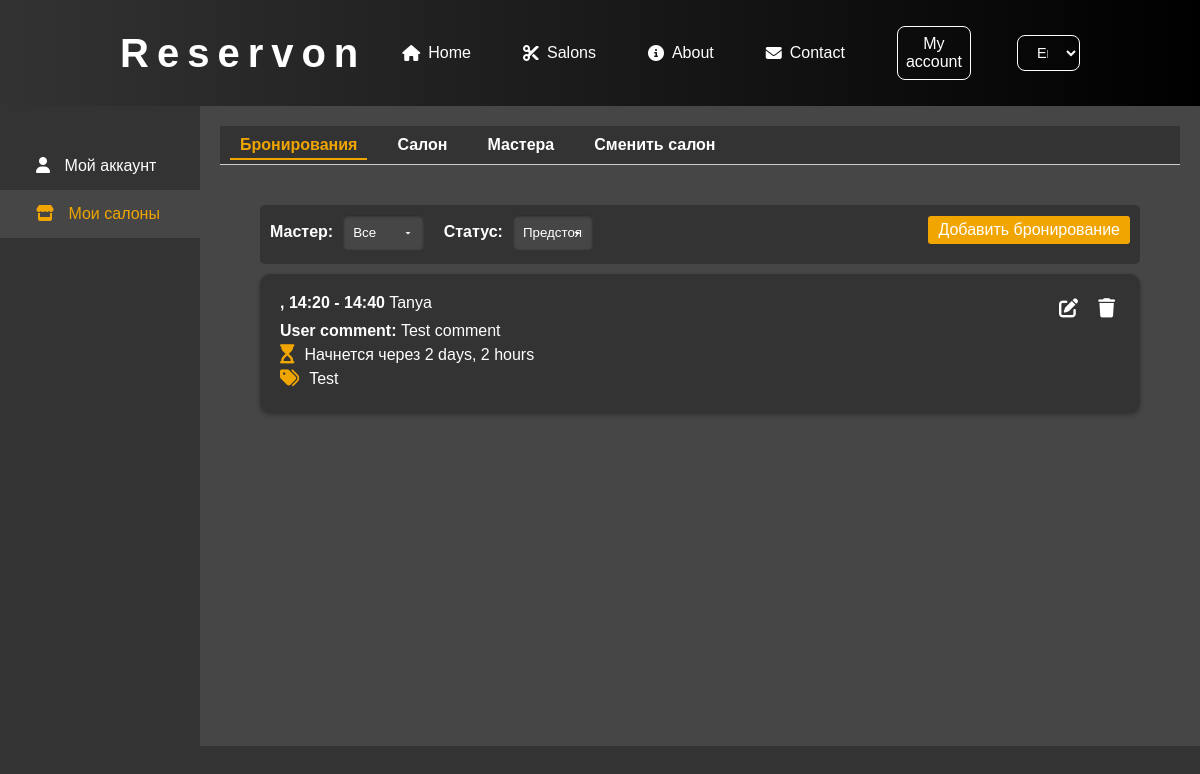
The page /user-account/bookings/ (signed in) on the database as committed earlier.
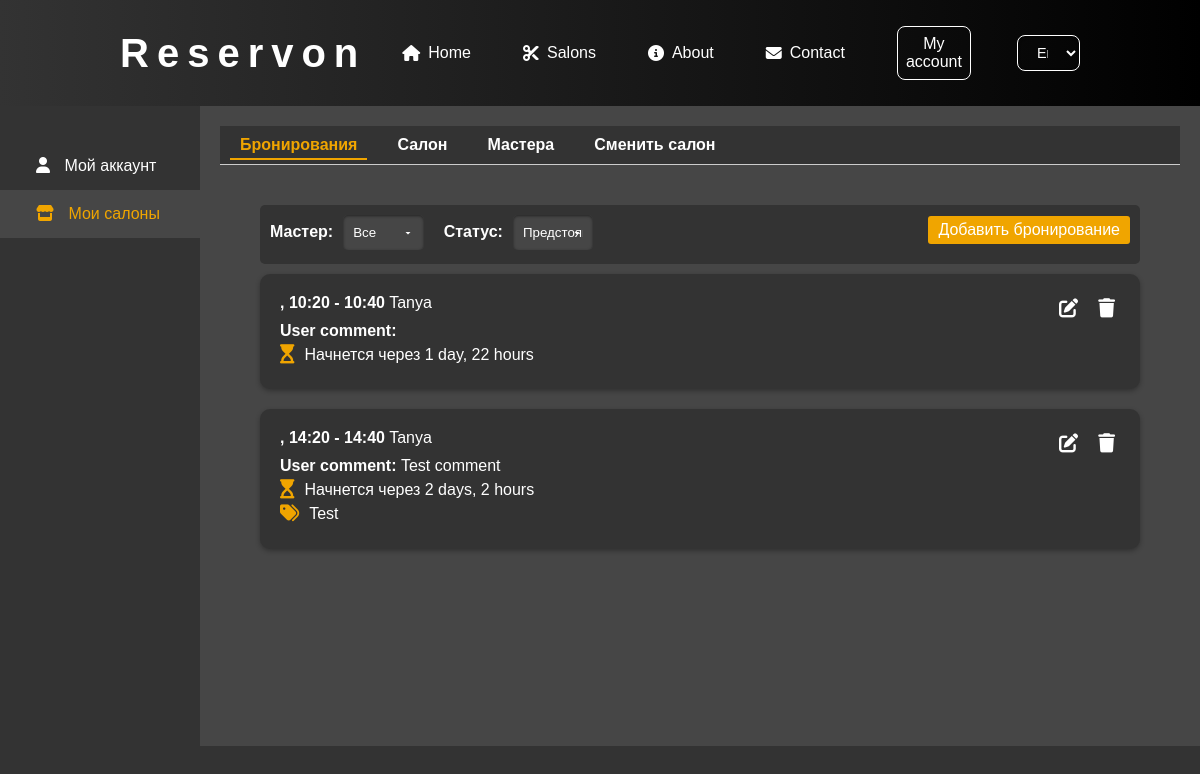
The same page on the database as committed later.
### salons/models.py (models this page shows, shortened)
class Appointment(models.Model):
    salon = models.ForeignKey(Salon, on_delete=models.CASCADE)
    user = models.ForeignKey(User, on_delete=models.CASCADE, null=True, blank=True)
    start_datetime = models.DateTimeField()
    end_datetime = models.DateTimeField(null=True, blank=True)
    created_at = models.DateTimeField(auto_now_add=True)
    user_comment = models.TextField('Комментарий клиента', null=True, blank=True)
    barbers = models.ManyToManyField(
        Barber,
        through='AppointmentBarberService',
        related_name='appointments'
    )

class AppointmentBarberService(models.Model):
    appointment = models.ForeignKey(Appointment, on_delete=models.CASCADE, related_name='barber_services')
    barber = models.ForeignKey(Barber, on_delete=models.SET_NULL, null=True, blank=True, related_name='appointmentbarberservice')
    services = models.ManyToManyField(Service)
    start_datetime = models.DateTimeField()
    end_datetime = models.DateTimeField()

class Barber(models.Model):
    salon = models.ForeignKey(Salon, on_delete=models.CASCADE, related_name='barbers')
    user = models.OneToOneField(User, on_delete=models.SET_NULL, null=True, blank=True)
    name = models.CharField(max_length=100)
    avatar = models.ImageField(upload_to='salons/barbers', blank=True, null=True)
    description = models.TextField(blank=True, null=True)
    categories = models.ManyToManyField(ServiceCategory, related_name='barbers')  # Add this line
    def __str__(self):
        return self.name

class Service(models.Model):
    STATUS_CHOICES = [
        ('active', 'Active'),
        ('suspend', 'Suspend'),
    ]
    name = models.CharField(max_length=100)
    image = models.ImageField(upload_to='salons/services', blank=True, null=True)
    price = models.DecimalField(max_digits=8, decimal_places=2)
    duration = models.DurationField()
    salon = models.ForeignKey(Salon, on_delete=models.CASCADE, related_name='services')
    category = models.ForeignKey(ServiceCategory, on_delete=models.SET_NULL, null=True, blank=True, related_name='services')
    status = models.CharField(
        max_length=10,
        choices=STATUS_CHOICES,
        default='active',
        verbose_name="Status"
    )
    def __str__(self):
        return self.name

class ServiceCategory(models.Model):
    name = models.CharField(max_length=100, unique=True)  # Название категории
    default_duration = models.IntegerField('Default duration (minutes)', default=15)

### user_account/views.py (the view)
# urls.py: path('bookings/', views.manage_bookings, name='manage_bookings'),
@login_required
def manage_bookings(request):
    user = request.user
    salons = user.administered_salons.all()
    if not salons.exists():
        return render(request, 'user_account/no_salons.html')
    salon_id = request.GET.get('salon_id')
    if salon_id:
        selected_salon = get_object_or_404(Salon, id=salon_id, admins=user)
    else:
        selected_salon = salons.first()
    appointments = Appointment.objects.filter(salon=selected_salon)
    barber_id = request.GET.get('barber')
    status = request.GET.get('status', 'upcoming')  # По умолчанию 'upcoming'
    if barber_id:
        appointments = appointments.filter(barber_services__barber_id=barber_id)
    if status == 'past':
        appointments = appointments.filter(end_datetime__lt=timezone.now())
    elif status == 'upcoming':
        appointments = appointments.filter(start_datetime__gte=timezone.now())
    appointments = appointments.distinct()
    appointments = appointments.order_by('start_datetime')
    paginator = Paginator(appointments, 10)
    page_number = request.GET.get('page')
    page_obj = paginator.get_page(page_number)
    barbers = Barber.objects.filter(salon=selected_salon)
    booking_form = AdminBookingForm(salon=selected_salon)
    context = {
        'appointments': page_obj,
        'barbers': barbers,
        'selected_salon': selected_salon,
        'salons': salons,
        'active_menu': 'bookings',
        'active_sidebar': 'salons',
        'now': timezone.now(),
        'booking_form': booking_form,
    }
    return render(request, 'user_account/manage_bookings.html', context)

### user_account/templates/user_account/manage_bookings.html (shortened to what this page needs)
{% extends "user_account/account_base.html" %}
{% load custom_filters %}
{% load static %}
{% block page_content %}
<div class="bookings-container">
    <form method="get" class="filter-form">
        <div class="filter-fields">
            <label for="barber">Мастер:</label>
            <select name="barber" id="barber"  onchange="this.form.submit()">
                <option value="">Все</option>
            </select>
            <label for="status">Статус:</label>
            <select name="status" id="status"  onchange="this.form.submit()">
                <option value="upcoming" {% if request.GET.status == 'upcoming' or request.GET.status == None %}selected{% endif %}>Предстоящие</option>
            </select>
        </div>
          <button type="button" class="btn btn-primary" data-toggle="modal" data-target="#addBookingModal">
            Добавить бронирование
          </button>
    </form>
                        {% include "user_account/add_booking.html" with form=booking_form selected_salon=selected_salon %}
    {% for appointment in appointments %}
        {% if appointment.id %}
    <div class="booking-card"  onclick="window.location.href=`{% url 'user_account:edit_booking' appointment.id %}`">
        <div class="booking-info">
           <span class="booking-time">{{ appointment.start_datetime|format_date_localized }}, {{ appointment.start_datetime|time:"H:i" }} - {{ appointment.end_datetime|time:"H:i" }}</span>
           {% for barber_service in appointment.barber_services.all %}
                   {{ barber_service.barber.name }}{% if not forloop.last %}, {% endif %}
               {% endfor %}
           <p><strong>User comment:</strong> &nbsp;{{ appointment.user_comment }}</p>
            {% with time_diff=appointment.start_datetime|timeuntil:now %}
            {% if appointment.start_datetime > now %}
                <p>
                    <i class="fas fa-hourglass-start"></i>
                    <span class="booking-countdown">Начнется через {{ time_diff }}</span>
                </p>
            {% else %}
                <p>
                    <i class="fas fa-hourglass-end"></i>
                    <span class="booking-countdown">Уже началось</span>
                </p>
            {% endif %}
        {% endwith %}
        {% if appointment.barber_services.exists %}
        {% for barber_service in appointment.barber_services.all %}
            {% if barber_service.services.exists %}
                {% for service in barber_service.services.all %}
                    {% if service.category %}
                        <p>
                            <i class="fas fa-tags"></i>
                            <span class="booking-categories">{{ service.category.name }}</span>
                        </p>
                    {% endif %}
                {% endfor %}
            {% endif %}
        {% endfor %}
    {% endif %}
        </div>
        <div class="booking-actions">
            <a href="{% url 'user_account:edit_booking' appointment.id %}" class="action-button" title="Редактировать"><i class="fas fa-edit"></i></a>
            <a href="{% url 'user_account:delete_booking' appointment.id %}" class="action-button" title="Удалить"><i class="fas fa-trash"></i></a>
        </div>
    </div>
    {% else %}
        <p>Ошибка: бронирование без идентификатора.</p>
    {% endif %}
        {% empty %}
        <p>Бронирований пока нет</p>
    {% endfor %}
</div>
{% endblock %}

### user_account/templates/user_account/account_base.html (shortened to what this page needs)
{% extends "base.html" %}
{% load static %}
{% block content %}
<link rel="stylesheet" href="{% static 'user_account/css/my_account.css' %}">
<link rel="stylesheet" href="{% static 'user_account/css/account.css' %}">
<link rel="stylesheet" href="{% static 'user_account/css/manage_bookings.css' %}">
<link rel="stylesheet" href="{% static 'user_account/css/dashboard.css' %}">
<link rel="stylesheet" href="{% static 'user_account/css/edit_booking.css' %}">
<link rel="stylesheet" href="{% static 'user_account/css/unified.css' %}">
<div class="dashboard-container">
    <nav class="sidebar">
        <ul>
            <li class="{% if active_sidebar == 'account' %}active{% endif %}"><a href="{% url 'user_account:my_account' %}"><i class="fas fa-user"></i> Мой аккаунт</a></li>
            <li class="{% if active_sidebar == 'salons' %}active{% endif %}"><a href="{% url 'user_account:account_dashboard' %}"><i class="fas fa-store"></i> Мои салоны</a></li>
            <li class="close-button-item">
            </li>
        </ul>
    </nav>
    <div class="main-content">
        <div class="top-menu">
            <ul>
                <li class="{% if active_menu == 'bookings' %}active{% endif %}"><a href="{% url 'user_account:manage_bookings' %}">Бронирования</a></li>
                <li class="{% if active_menu == 'salon' %}active{% endif %}"><a href="{% url 'user_account:account_dashboard' %}">Салон</a></li>
                <li class="{% if active_menu == 'salon_masters' %}active{% endif %}"><a href="{% url 'user_account:salon_masters' %}">Мастера</a></li>
                {% if salons|length > 1 %}
                    <li><a href="#" id="change-salon-button">Сменить салон</a></li>
                {% endif %}
            </ul>
        </div>
        <div class="page-content">
            {% block page_content %}{% endblock %}
        </div>
    </div>
</div>
<link href="https://cdn.jsdelivr.net/npm/select2@4.1.0-rc.0/dist/css/select2.min.css" rel="stylesheet" />
<link rel="stylesheet" href="https://cdn.jsdelivr.net/npm/flatpickr/dist/flatpickr.min.css">
{% endblock %}

### main/templates/base.html (shortened to what this page needs)
{% load static %}
{% load socialaccount %}
<!DOCTYPE html>
<html lang="en">
  <head>
    <link rel="stylesheet" href="{% static 'main/css/main.css' %}">
    <link rel="stylesheet" href="{% static 'main/css/header.css' %}">
    <link rel="stylesheet" href="{% static 'main/css/section.css' %}">
  </head>
  <body>
    <header>
      {% include "main/header.html" %}
    </header>
    <main>
      {% block content %} {% endblock %}
    </main>
  </body>
</html>

### main/templates/main/header.html (shortened to what this page needs)
{% load i18n %}
{% get_current_language as LANGUAGE_CODE %}
{% get_available_languages as LANGUAGES %}
{% get_language_info_list for LANGUAGES as languages %}
{% load static %}
<link rel="stylesheet" href="{% static 'user_account/css/unified.css' %}">
<div class="header-container">
  <div class="logo">
    <h1><a href="/">Reservon</a></h1>
  </div>
  <nav class="navigation" id="navigation">
    <ul>
      <li><a href="{% url 'main:main' %}"><i class="fa-solid fa-house"></i> {% trans "Home" %}</a></a></li>
      <li><a href="{% url 'salons:salons_main' %}"><i class="fas fa-cut"></i> {% trans "Salons" %}</a></li>
      <li><a href="{% url 'main:about' %}"><i class="fas fa-info-circle"></i> {% trans "About" %}</a></li>
      <li><a href="{% url 'main:contacts' %}"><i class="fas fa-envelope"></i> {% trans "Contact" %}</a></li>
    </ul>
    <div class="auth-buttons">
      {% if user.is_authenticated %}
          {% if is_admin %}
            <a href="/user-account/bookings"><span class="user-name">{% trans "My account" %}</span></a>
          {% else %}
            <a href="/user-account/my_account/"><span class="user-name">{% trans "My account" %}</span></a>
          {% endif %}      {% else %}
        <a href="#" class="btn login-btn" onclick="openAuthModal('login')"><i class="fa-solid fa-user"></i>{% trans "Login" %}</a>
      {% endif %}
      <form action="{% url 'set_language' %}" method="post" class="language-switcher">
        <select name="language" onchange="this.form.submit()">
          {% for language in languages %}
            <option value="{{ language.code }}" {% if language.code == LANGUAGE_CODE %}selected{% endif %}>
              {{ language.name_local }}
            </option>
          {% endfor %}
        </select>
      </form>
    </div>
  </nav>
</div>

### user_account/templates/user_account/add_booking.html (shortened to what this page needs)
{% load static %}
<link rel="stylesheet" href="{% static 'user_account/css/add_booking.css' %}">

Rows that differ between the two databases and show on the page:
added Appointment: start_datetime "10:20", end_datetime "10:40", appointment "1 day, 22 hours"
added AppointmentBarberService: barber.name "Tanya", shown under "10:20"
